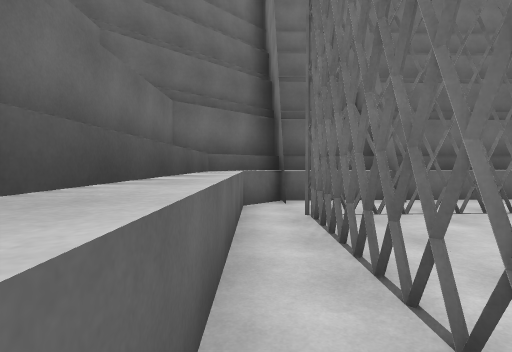
view 1 (above)

21 first-person views from a walk through a 3-D level made in the Unity game engine. The camera is 1.4 m above the floor, tilts 2° down and sees 80° across. The floor is counted in squares, 2 m on a side. Each view is taken from the middle of a square. On the plan, view 1 faces up. The plan holds only what a view shows up to about 10 squares ahead; the rest is blank. The place goes on beyond the plan.

view 2
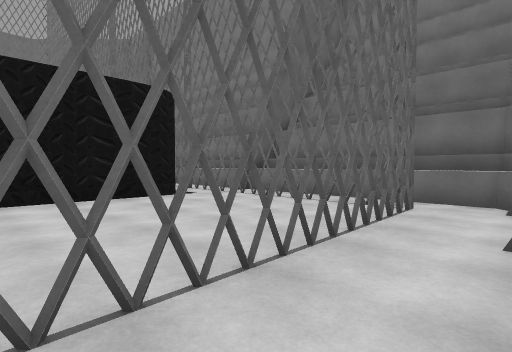

view 3
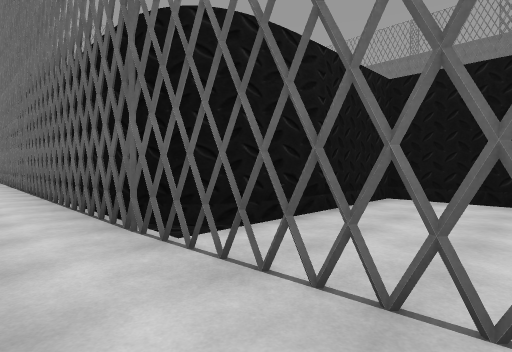

view 4
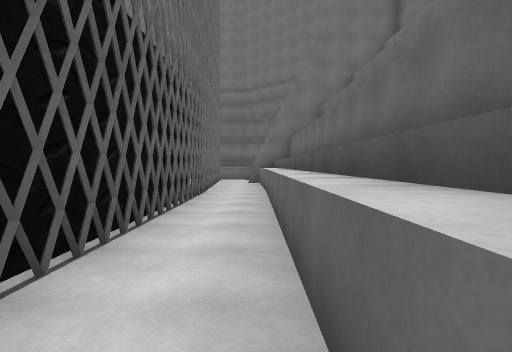

view 5
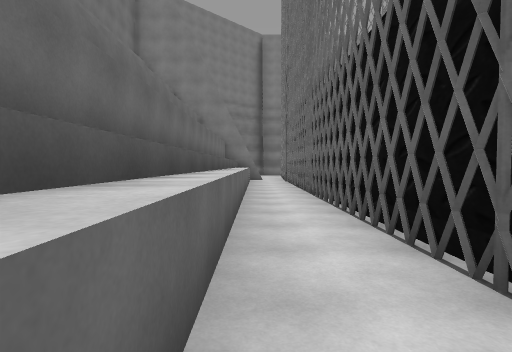

view 6
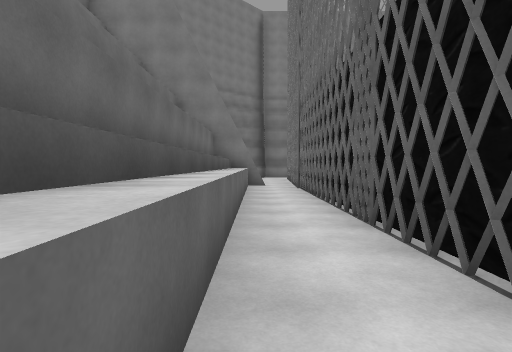

view 7
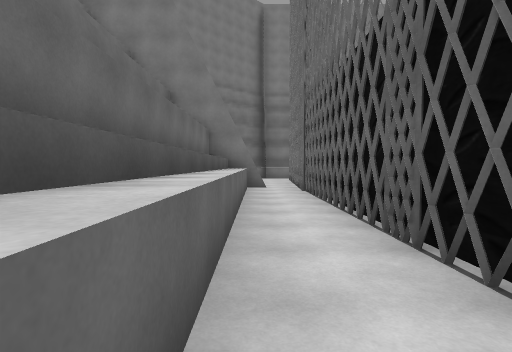

view 8
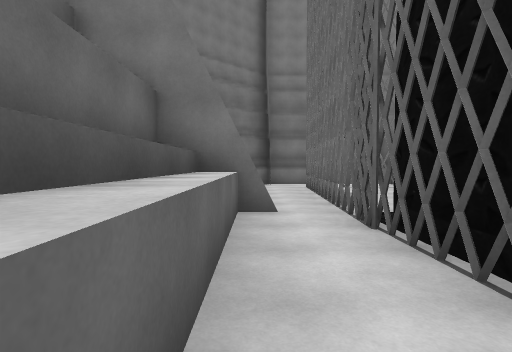

view 9
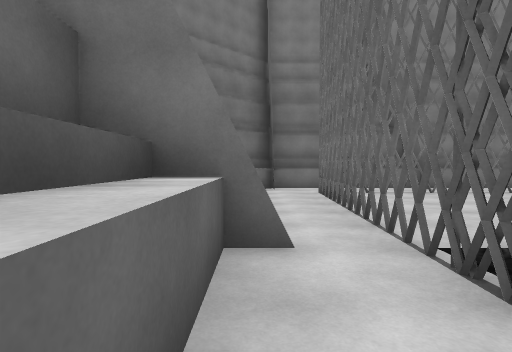

view 10
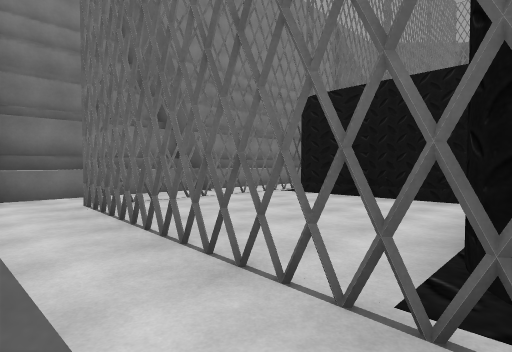

view 11
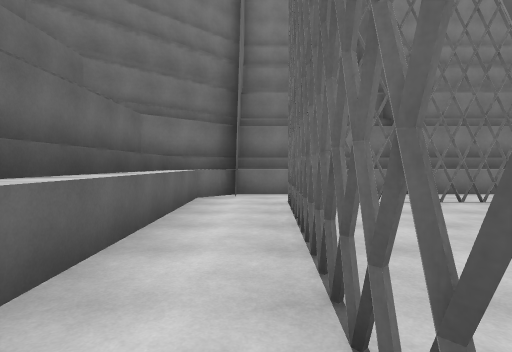

view 12
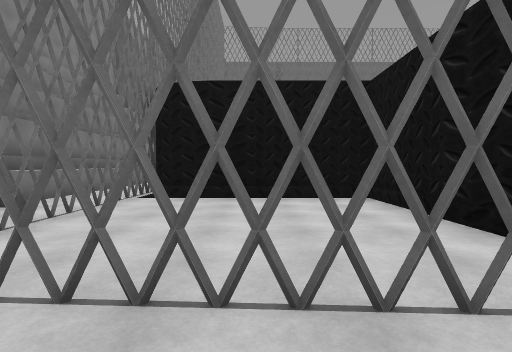

view 13
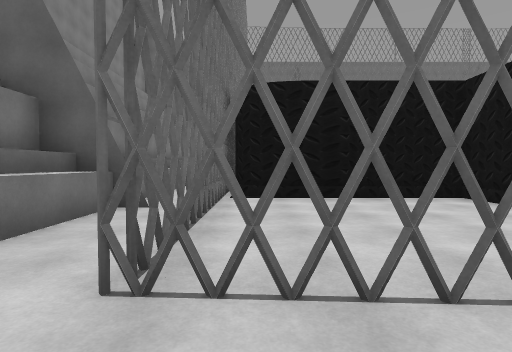

view 14
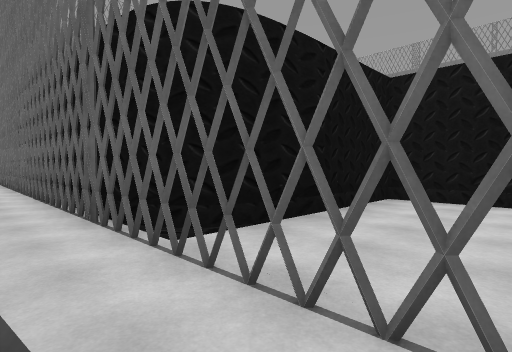

view 15
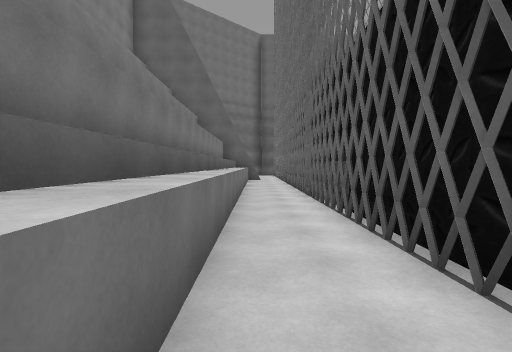

view 16
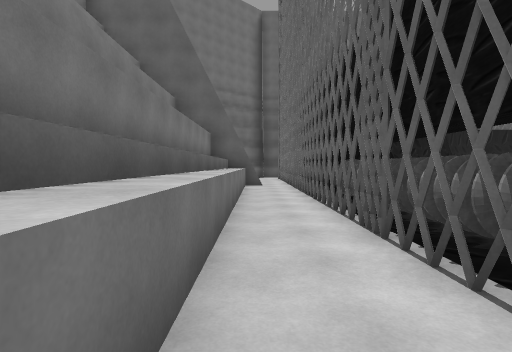

view 17
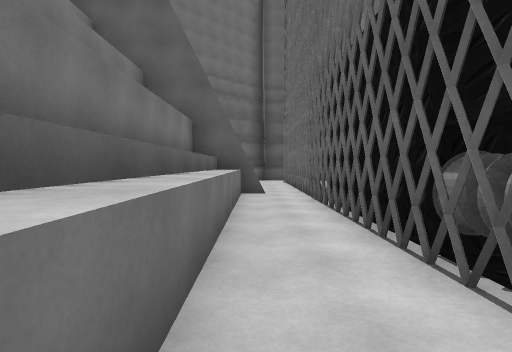

view 18
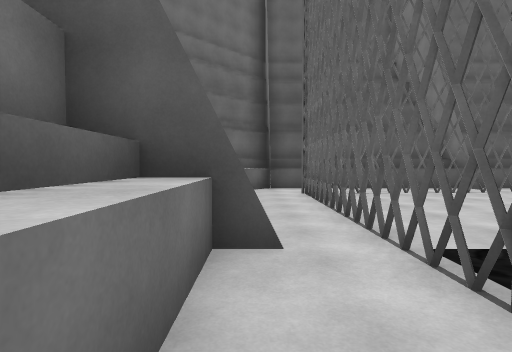

view 19
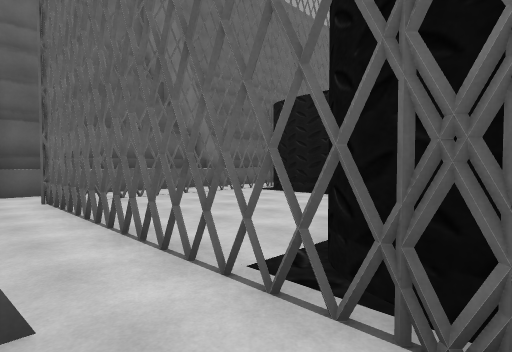

view 20
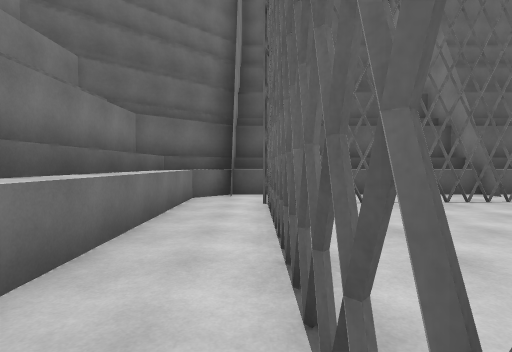

view 21
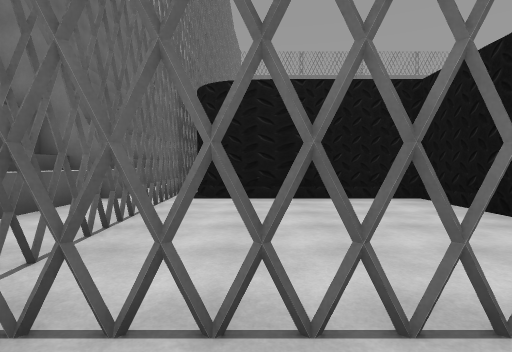

### Floor plan
Key: @ floor where view 1 was taken; # wall or solid block; x gap in a wall; . floor; = window, fence, low wall or low ledge; ^ raised ledge.
Columns run from 1 left of view 1 to 34 right of it. Each row starts with its distance up from view 1.
  7  ##################################
  6 ##^^........................^.....^#
  5 #..................................#
  4 #.###xx=####################.####..#
  3 #.#.....#                  # ...=..#
  2 #.#.....#                  ##...#..#
  1 #.#.....#                   #...=.=#
  0 #@#.....#                   #...=..#
 -1 #^#######                   #####..#
 -2  ^#                             #..#
 -3   #                             #..#
 -4                                 #..#
 -5                                 #..#
 -6                                 #..#
 -7                                 #..#
 -8                                 #..#
 -9                                 #..#
-10                                 #..#
-11                                 #..#
-12                                 #..#
-13                                 #..#
-14                                 #..#
-15                                 #..#
-16                             #####.=#
-17                             #...=..#
-18                            # ...#..#
-19                            # ...=..#
-20                            #..===..#
-21                          ###.......#
-22                         ^^^^^.....^#
-23                          ##########

Where each view was taken, in squares from view 1:
view 1: 0 up, 0 right, facing up
view 2: 6 up, 6 right, facing down-left
view 3: 6 up, 4 right, facing down-right
view 4: 6 up, 15 right, facing left
view 5: 6 up, 12 right, facing right
view 6: 6 up, 16 right, facing right
view 7: 6 up, 17 right, facing right
view 8: 6 up, 22 right, facing right
view 9: 6 up, 24 right, facing right
view 10: 6 up, 26 right, facing down-right
view 11: 5 up, 26 right, facing right
view 12: 6 up, 29 right, facing down
view 13: 6 up, 31 right, facing down
view 14: 2 up, 33 right, facing down-left
view 15: 1 down, 33 right, facing down
view 16: 5 down, 33 right, facing down
view 17: 8 down, 33 right, facing down
view 18: 13 down, 33 right, facing down
view 19: 14 down, 33 right, facing down-left
view 20: 15 down, 32 right, facing down
view 21: 19 down, 33 right, facing left
